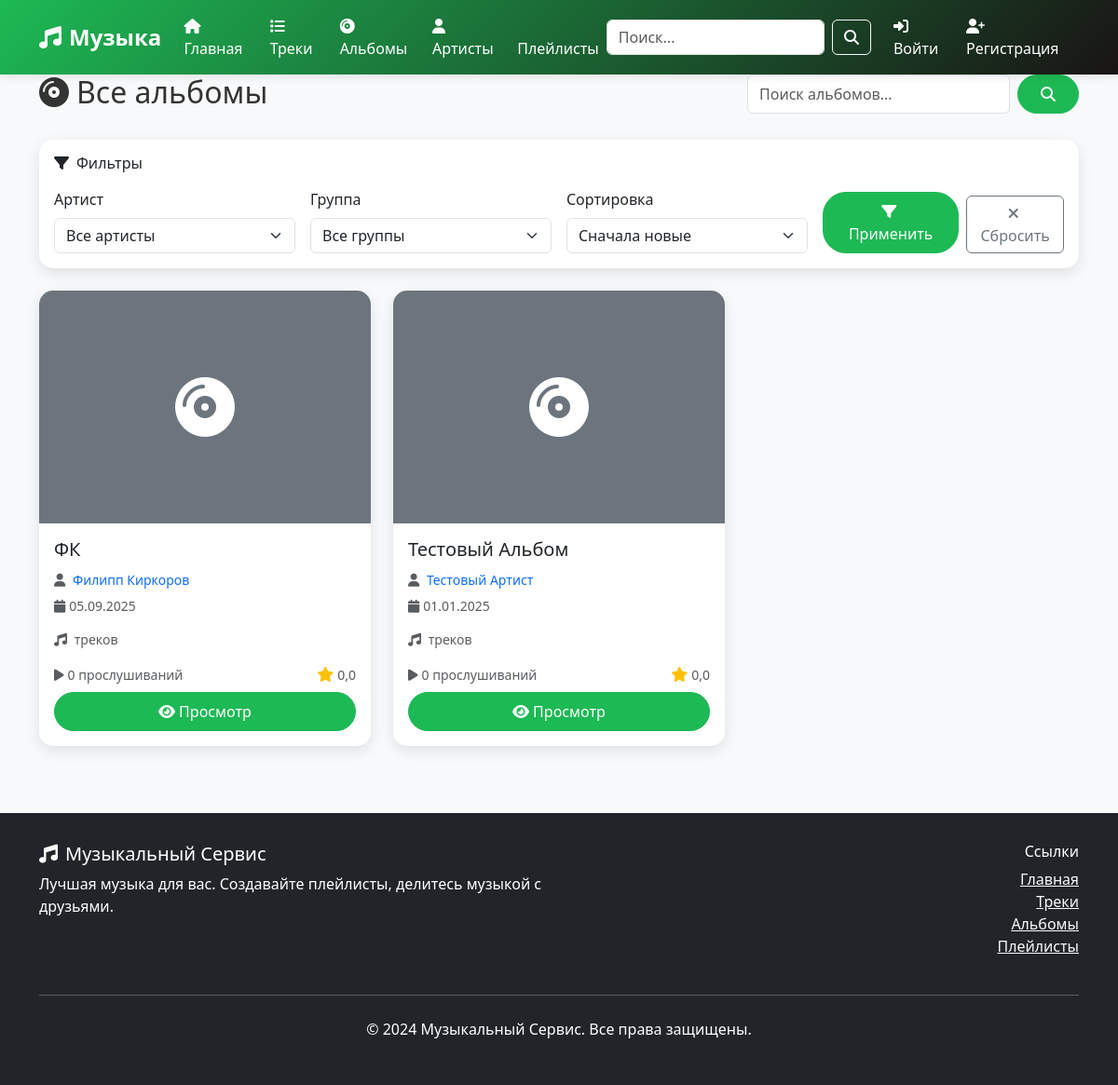
The page /albums/ on the database as committed earlier.
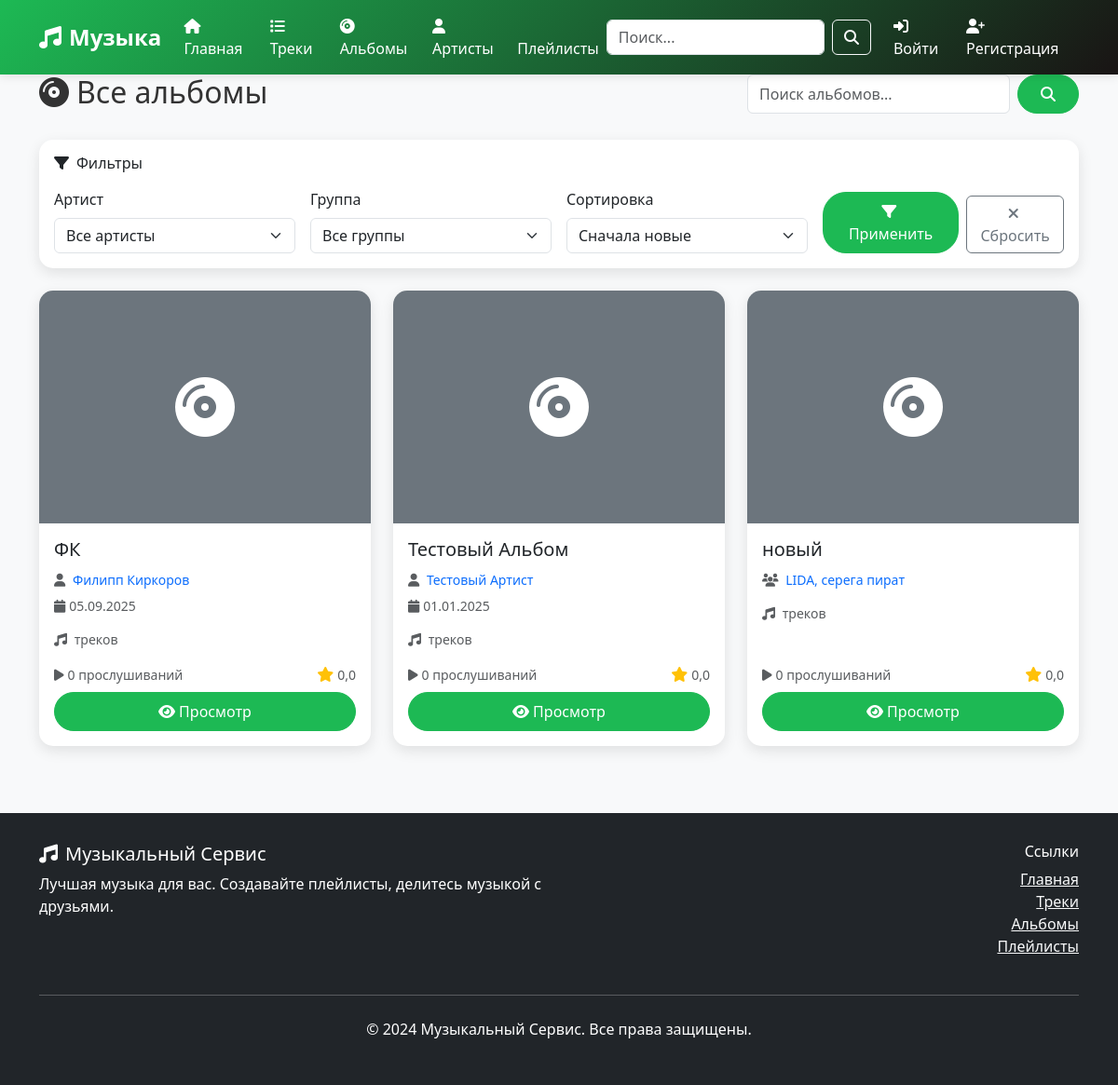
The same page on the database as committed later.
### music/models.py (models this page shows, shortened)
class Album(models.Model):
    id = models.UUIDField(primary_key=True, default=uuid.uuid4, editable=False)
    name = models.CharField(max_length=200, verbose_name='Название альбома')
    group = models.ForeignKey(Group, on_delete=models.CASCADE, null=True, blank=True, verbose_name='Группа')
    artist = models.ForeignKey(Artist, on_delete=models.CASCADE, null=True, blank=True, verbose_name='Артист')
    release_date = models.DateField(null=True, blank=True, verbose_name='Дата выпуска')
    photo = models.ImageField(upload_to='albums/', null=True, blank=True, verbose_name='Обложка альбома')
    play_count = models.PositiveIntegerField(default=0, verbose_name='Количество прослушиваний')
    class Meta:
        db_table = 'альбомы'
        verbose_name = 'Альбом'
        verbose_name_plural = 'Альбомы'
    @property
    def average_rating(self):
        from django.db.models import Avg
        avg = self.ratings.aggregate(avg=Avg('value'))['avg']
        return round(avg, 1) if avg else 0.0

class Artist(models.Model):
    id = models.UUIDField(primary_key=True, default=uuid.uuid4, editable=False)
    name = models.CharField(max_length=200, verbose_name='Имя артиста')
    avatar = models.ImageField(upload_to='artists/', null=True, blank=True, verbose_name='Аватар')
    biography = models.TextField(blank=True, verbose_name='Биография')
    artist_role = models.CharField(max_length=100, blank=True, verbose_name='Роль артиста')
    class Meta:
        db_table = 'артисты'
        verbose_name = 'Артист'
        verbose_name_plural = 'Артисты'

class Group(models.Model):
    id = models.UUIDField(primary_key=True, default=uuid.uuid4, editable=False)
    name = models.CharField(max_length=200, verbose_name='Название группы')
    description = models.TextField(blank=True, verbose_name='Описание группы')
    photo = models.ImageField(upload_to='groups/', null=True, blank=True, verbose_name='Фото группы')
    class Meta:
        db_table = 'группа'
        verbose_name = 'Группа'
        verbose_name_plural = 'Группы'

### music/views.py (the view)
# urls.py: path('albums/', views.album_list, name='album_list'),
def album_list(request):
    query = request.GET.get('q', '')
    albums = Album.objects.select_related('artist', 'group').prefetch_related('ratings')
    if query:
        albums = albums.filter(
            Q(name__icontains=query) |
            Q(artist__name__icontains=query) |
            Q(group__name__icontains=query)
        ).distinct()
    albums = albums.order_by('-release_date')
    paginator = Paginator(albums, 12)
    page_number = request.GET.get('page')
    page_obj = paginator.get_page(page_number)
    context = {
        'albums': page_obj,
        'query': query,
    }
    return render(request, 'music/album_list.html', context)

### music/templates/music/album_list.html (shortened to what the changed rows need)
{% extends 'music/base.html' %}
{% block content %}
<div class="container">
    <div class="row mb-4">
        <div class="col-md-8">
            <h1 class="h2">
                <i class="fas fa-compact-disc me-2"></i>Все альбомы
            </h1>
        </div>
    </div>
    <div class="row">
        {% for album in albums %}
            <div class="col-lg-4 col-md-6 mb-4">
                <div class="card h-100">
                    {% if album.photo_url %}
                        <img src="{{ album.photo_url }}" class="card-img-top" alt="{{ album.name }}" style="height: 250px; object-fit: cover;">
                    {% else %}
                        <div class="card-img-top bg-secondary d-flex align-items-center justify-content-center" style="height: 250px;">
                            <i class="fas fa-compact-disc fa-4x text-white"></i>
                        </div>
                    {% endif %}
                    <div class="card-body d-flex flex-column">
                        <h5 class="card-title">{{ album.name }}</h5>
                        <div class="mb-2">
                            {% if album.artist %}
                                <p class="card-text mb-1">
                                    <small class="text-muted">
                                        <i class="fas fa-user me-1"></i>
                                        <a href="{% url 'music:artist_detail' album.artist.pk %}" class="text-decoration-none">
                                            {{ album.artist.name }}
                                        </a>
                                    </small>
                                </p>
                            {% elif album.group %}
                                <p class="card-text mb-1">
                                    <small class="text-muted">
                                        <i class="fas fa-users me-1"></i>
                                        <a href="{% url 'music:group_detail' album.group.pk %}" class="text-decoration-none">
                                            {{ album.group.name }}
                                        </a>
                                    </small>
                                </p>
                            {% endif %}
                            {% if album.release_date %}
                                <p class="card-text mb-1">
                                    <small class="text-muted">
                                        <i class="fas fa-calendar me-1"></i>{{ album.release_date|date:"d.m.Y" }}
                                    </small>
                                </p>
                            {% endif %}
                        </div>
                        <div class="mb-3">
                            <p class="card-text">
                                <small class="text-muted">
                                    <i class="fas fa-music me-1"></i>{{ album.tracks.count }} треков
                                </small>
                            </p>
                        </div>
                        <div class="mt-auto">
                            <div class="d-flex justify-content-between align-items-center mb-2">
                                <small class="text-muted">
                                    <i class="fas fa-play me-1"></i>{{ album.play_count|default:0 }} прослушиваний
                                </small>
                                <div class="d-flex align-items-center">
                                    <i class="fas fa-star text-warning me-1"></i>
                                    <small class="text-muted">{{ album.average_rating|default:"0.0"|floatformat:1 }}</small>
                                </div>
                            </div>
                            <div class="d-flex gap-2">
                                <a href="{% url 'music:album_detail' album.pk %}" class="btn btn-primary flex-fill">
                                    <i class="fas fa-eye me-1"></i>Просмотр
                                </a>
                            </div>
                        </div>
                    </div>
                </div>
            </div>
        {% endfor %}
    </div>
</div>
{% endblock %}

Rows that differ between the two databases and show on the page:
added Album: name "новый", group.name "LIDA, серега пират", play_count "0", average_rating "0,0"
